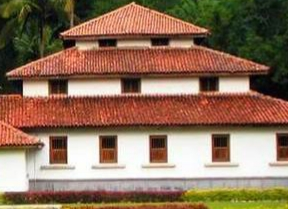
#> input picture index.jpeg, 288 x 209 px
$ python try.py
#> lines starting #> are read from the running program, lines starting #| are printed output that depends on the picture
import numpy as np
import cv2 as cv
img = cv.imread('index.jpeg')
#> img is the input picture: shape (209, 288, 3); mean B, G, R 89.7, 111.8, 140.5
#gray= cv.cvtColor(img,cv.COLOR_BGR2GRAY)
#print(gray)
sift = cv.xfeatures2d.SIFT_create()
kp = sift.detect(img,None)
#> kp = 529 keypoints; strongest (x, y, size): (75, 90, 10.3), (191, 87, 10.7), (113, 89, 10.7), (241, 87, 11)
img1=cv.drawKeypoints(img,kp,img)
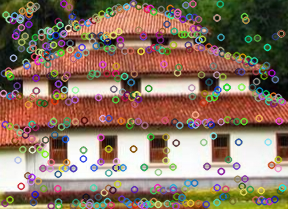
#> img1: shape (209, 288, 3); mean B, G, R 98.2, 116.5, 140.1
cv.imwrite('sift_keypoints.jpg',img1)

$ run again, with home.jpg copied over index.jpeg
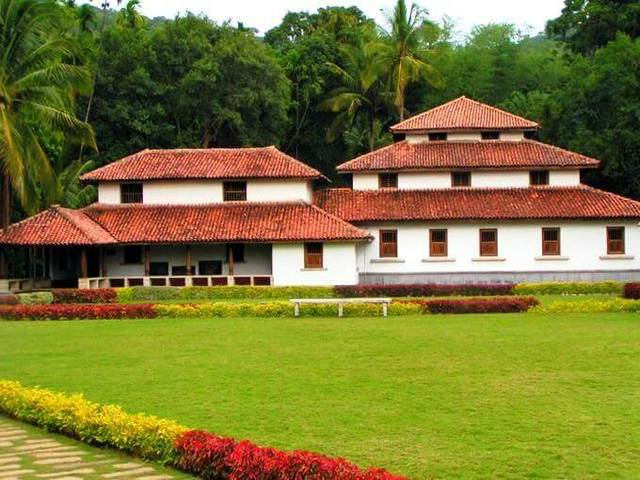
#> input picture home.jpg, 640 x 480 px
#> img is the input picture: shape (480, 640, 3); mean B, G, R 55.4, 119.6, 124.1
#> kp = 2654 keypoints; strongest (x, y, size): (110, 197, 13.2), (615, 241, 13.9), (405, 183, 10.2), (521, 181, 10.7)
#> `img1=cv.drawKeypoints(img,kp,img)`:
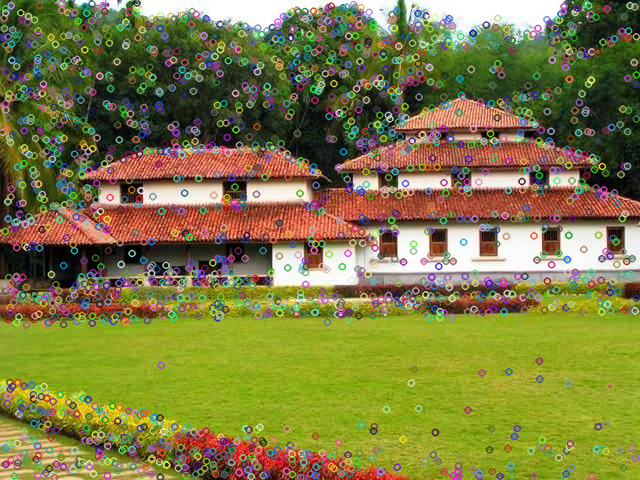
#> img1: shape (480, 640, 3); mean B, G, R 67.2, 123.7, 126.5
